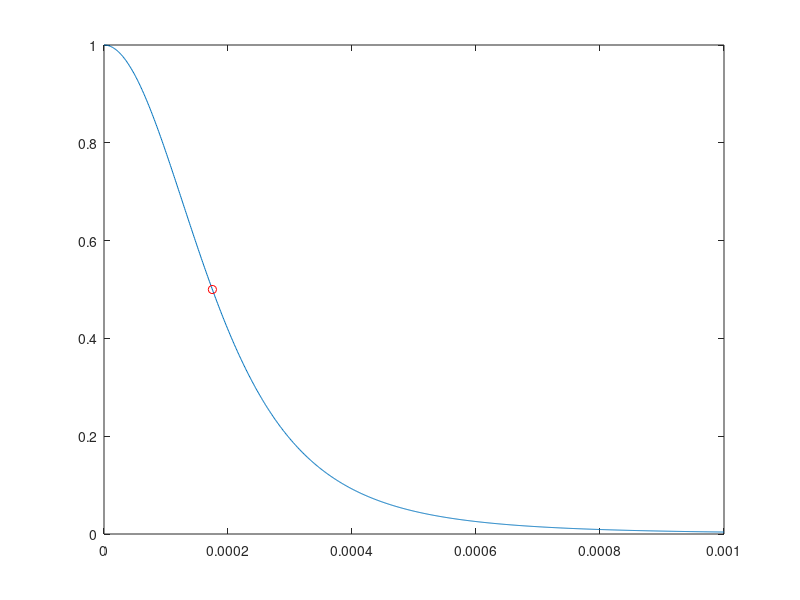

Source code (MATLAB):
clear
%syms delta_w through0 drop0 coundrop0 coundrop coundrop_h through drop Q Qe1 Qe2 Qeff QR A B positive

Q=2000;
Qe1=10000;
Qe2=10000;
QR=7500;

Qeff = sqrt(Qe1*Qe2);

w=linspace(0,1E-3,1000); %normalized delta frequency (w'-1)

through0 = (1-2/(Qe1*Q*(1/Q^2+1/QR^2)))^2
drop0 = (2/(Q*Qeff*(1/Q^2+1/QR^2)))^2
coundrop0 = (2/(QR*Qeff*(1/Q^2+1/QR^2)))^2
coundrop_spec_norm = abs(2./(QR*Qeff*((2*1i*w+1/Q).^2+1/QR^2))).^2/coundrop0;

w_half = interp1(coundrop_spec_norm,w,0.5) %Half-width-half-maximum

delta_w=2*w_half; %FWHM

plot(w,coundrop_spec_norm,w_half,0.5,'or')




A = delta_w/sqrt((coundrop0/drop0)-1+sqrt(2)*sqrt((coundrop0/drop0)^2+1));
B = A*sqrt(coundrop0/drop0);
% 
Q_calc = 1/A
Qe1_calc = 2*A/((A^2+B^2)*(1+sqrt(through0)))
Qe1_calc_alt = 2*A/((A^2+B^2)*(1-sqrt(through0))) %alternative sign
Qe2_calc = 2*A*(1+sqrt(through0))/(drop0*(A^2+B^2))
Qe2_calc_alt = 2*A*(1-sqrt(through0))/(drop0*(A^2+B^2)) %alternative sign
QR_calc = 1/B

